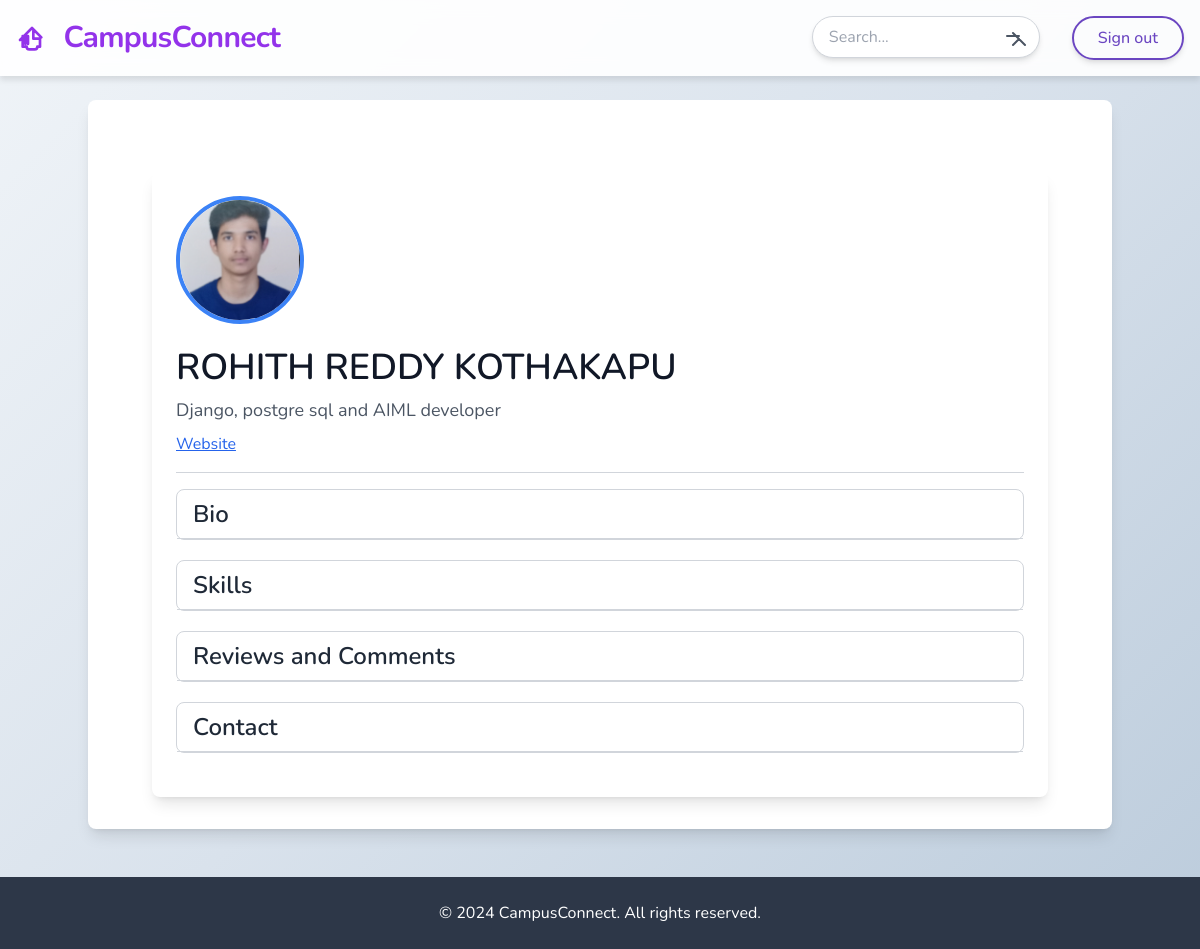
Screenshot of /developer/1/ (signed in) with the database file from the repository.
### jobs/models.py (models this page shows, shortened)
class freelancer(models.Model):
    owner = models.ForeignKey(user,on_delete=models.CASCADE)
    name = models.CharField(max_length=50)
    tagline = models.CharField(max_length=100)
    bio = models.TextField(blank=True)
    website = models.URLField(blank=True)
    profile_pic = models.ImageField(upload_to='profiles/', blank=True)
    Skills = models.CharField(max_length=255, blank=True)
    Reviews = models.TextField(blank=True)
    Phone_number = models.CharField(max_length=20, blank=True)
    Email = models.EmailField(blank=True)

### jobs/views.py (the view)
# urls.py: path('developer/<int:pk>/',freelancerdetailview.as_view(), name='freelancer-detail'),
class freelancerdetailview(DetailView):
    model = freelancer
    def get_context_data(self, **kwargs):
        context = super().get_context_data(**kwargs)
        freelancer_obj = self.get_object()
        if isinstance(freelancer_obj.Skills, str):
            context['skills_list'] = [skill.strip() for skill in freelancer_obj.Skills.split(',')]
        else:
            context['skills_list'] = []
        try:
            context['reviews_list'] = json.loads(freelancer_obj.Reviews)
        except json.JSONDecodeError:
            context['reviews_list'] = []
        return context

### jobs/templates/jobs/freelancer_detail.html (shortened to what this page needs)
{% extends 'jobs/_base.html' %}
{% block content %}
<div class="max-w-4xl mx-auto mt-10 p-6 bg-white shadow-lg rounded-lg space-y-6">
    <div class="flex-shrink-0">
        {% if object.profile_pic %}
            <img class="w-32 h-32 border-4 border-blue-500 rounded-full object-cover" src="{{ object.profile_pic.url }}" alt="Profile pic">
        {% endif %}
    </div>
    <div class="flex-grow">
        <h1 class="text-4xl font-semibold text-gray-900">{{ object.name }}</h1>
        <p class="text-lg text-gray-600 my-2">{{ object.tagline }}</p>
        {% if object.website %}
            <p><a class="text-blue-600 underline" target="_blank" href="{{ object.website }}" alt="dev website">Website</a></p>
        {% else %}
            <p class="text-gray-600">No website</p>
        {% endif %}
        <hr class="my-4 border-gray-300">
        <div class="collapsible border border-gray-300 rounded-lg">
            <h2 class="text-2xl font-semibold text-gray-800 section-toggle cursor-pointer px-4 py-2 border-b border-gray-300">Bio</h2>
        </div>
        <div class="collapsible border border-gray-300 rounded-lg">
            <h2 class="text-2xl font-semibold text-gray-800 section-toggle cursor-pointer px-4 py-2 border-b border-gray-300">Skills</h2>
        </div>
        <div class="collapsible border border-gray-300 rounded-lg">
            <h2 class="text-2xl font-semibold text-gray-800 section-toggle cursor-pointer px-4 py-2 border-b border-gray-300">Reviews and Comments</h2>
        </div>
        <div class="collapsible border border-gray-300 rounded-lg">
            <h2 class="text-2xl font-semibold text-gray-800 section-toggle cursor-pointer px-4 py-2 border-b border-gray-300">Contact</h2>
        </div>
    </div>
</div>
{% endblock content %}

### jobs/templates/jobs/_base.html (style rules this page uses)
body { font-family: 'Nunito', sans-serif; background: linear-gradient(135deg, #f0f4f8 0%, #d9e2ec 50%, #bcccdc 100%); color: #2d3748; }

### jobs/templates/jobs/freelancer_detail.html (style rules this page uses)
.collapsible { margin-bottom: 20px; }
.cursor-pointer { cursor: pointer; }

### rows the page displays
freelancer: profile_pic (picture), name "ROHITH REDDY KOTHAKAPU", tagline "Django, postgre sql and AIML developer"
